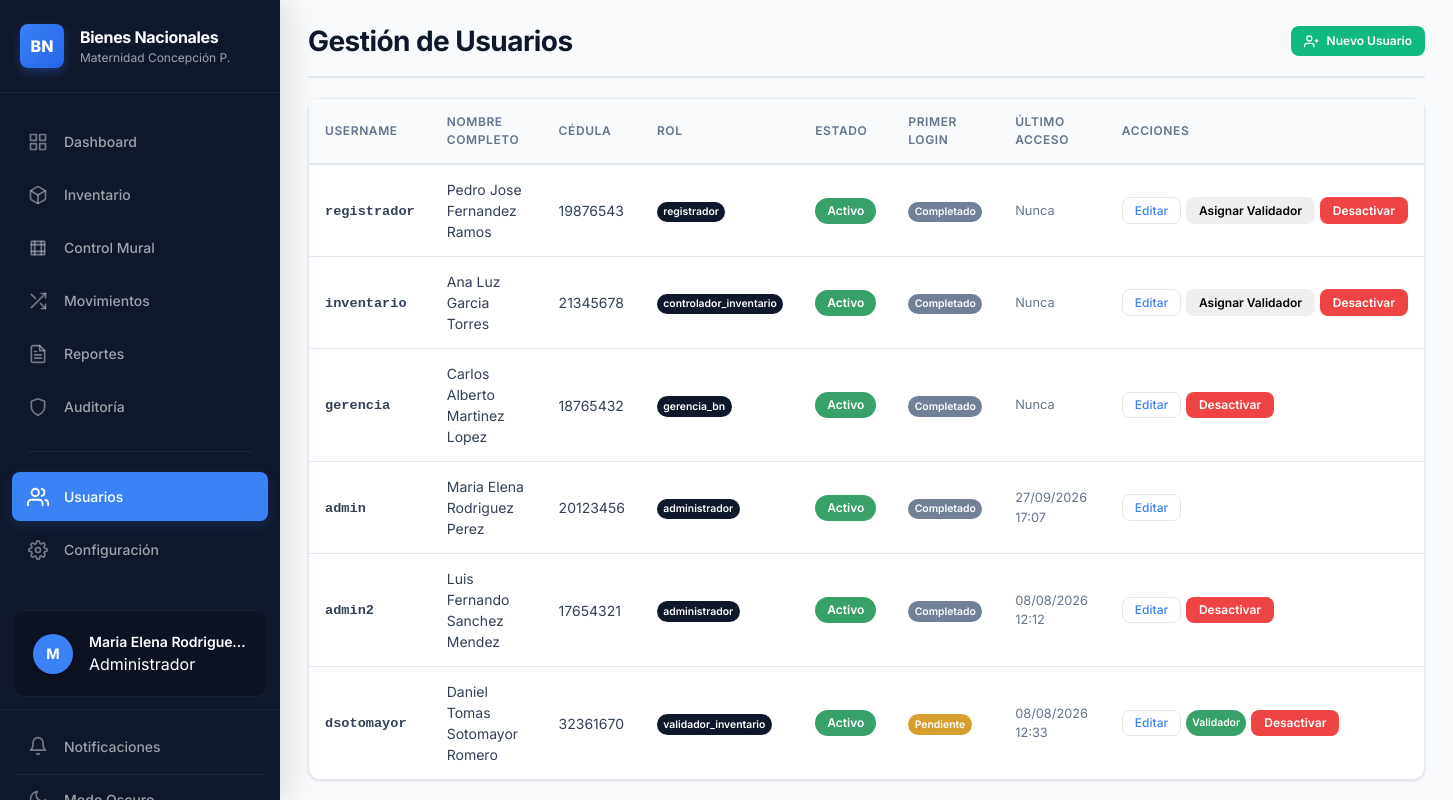
The page /public/usuarios (signed in) on the database its author committed.
### tables this page shows
CREATE TABLE `usuarios` (
  `id_usuario` int(11) NOT NULL,
  `id_rol` int(11) DEFAULT NULL,
  `cedula` varchar(20) NOT NULL,
  `username` varchar(50) NOT NULL,
  `primer_nombre` varchar(100) NOT NULL,
  `segundo_nombre` varchar(100) NOT NULL DEFAULT '',
  `primer_apellido` varchar(100) NOT NULL,
  `segundo_apellido` varchar(100) NOT NULL DEFAULT '',
  `nombre_completo` varchar(255) NOT NULL DEFAULT '',
  `email` varchar(255) NOT NULL,
  `password_hash` varchar(255) NOT NULL,
  `telefono` varchar(20) DEFAULT NULL,
  `cargo` varchar(100) DEFAULT NULL,
  `ultimo_acceso` timestamp NULL DEFAULT NULL,
  `intentos_fallidos` int(11) NOT NULL DEFAULT 0,
  `bloqueado_hasta` timestamp NULL DEFAULT NULL,
  `primer_login` tinyint(1) NOT NULL DEFAULT 1,
  `activo` tinyint(1) NOT NULL DEFAULT 1,
  `created_at` timestamp NOT NULL DEFAULT current_timestamp(),
  `updated_at` timestamp NOT NULL DEFAULT current_timestamp() ON UPDATE current_timestamp()
);

CREATE TABLE `roles` (
  `id_rol` int(11) NOT NULL,
  `nombre` varchar(50) NOT NULL,
  `descripcion` text DEFAULT NULL,
  `permisos` longtext NOT NULL CHECK (json_valid(`permisos`)),
  `activo` tinyint(1) NOT NULL DEFAULT 1,
  `created_at` timestamp NOT NULL DEFAULT current_timestamp(),
  `updated_at` timestamp NOT NULL DEFAULT current_timestamp() ON UPDATE current_timestamp()
);

### app/views/admin/usuarios.php (the view, shortened to what the rows shown need)
<main class="main-content" id="mainContent">
    <div class="page-header">
        <h1>Gestión de Usuarios</h1>
    </div>
    <div class="card">
        <div class="table-wrapper">
            <table class="data-table" aria-label="Lista de usuarios del sistema">
                <thead>
                    <tr>
                        <th scope="col">Username</th>
                        <th scope="col">Nombre Completo</th>
                        <th scope="col">Cédula</th>
                        <th scope="col">Rol</th>
                        <th scope="col">Estado</th>
                        <th scope="col">Primer Login</th>
                        <th scope="col">Último Acceso</th>
                        <th scope="col">Acciones</th>
                    </tr>
                </thead>
                <tbody>
                <?php if (empty($usuarios)): ?>
                    <tr class="empty-row">
                        <td colspan="8">No hay usuarios registrados</td>
                    </tr>
                <?php else: ?>
                    <?php foreach ($usuarios as $u):
                        $nombreCompleto = htmlspecialchars(trim(
                            ($u['primer_nombre']    ?? '') . ' ' .
                            ($u['segundo_nombre']   ?? '') . ' ' .
                            ($u['primer_apellido']  ?? '') . ' ' .
                            ($u['segundo_apellido'] ?? '')
                        ));
                    ?>
                    <tr>
                        <td>
                            <code style="font-weight:700;font-size:.85rem">
                                <?= htmlspecialchars($u['username'] ?? '') ?>
                            </code>
                        </td>
                        <td style="font-size:.875rem"><?= $nombreCompleto ?></td>
                        <td style="font-size:.875rem"><?= htmlspecialchars($u['cedula'] ?? '') ?></td>
                        <td>
                            <span class="badge badge-sm" style="background:var(--primary)">
                                <?= htmlspecialchars($u['rol'] ?? '') ?>
                            </span>
                        </td>
                        <td>
                            <span class="badge" style="background:<?= $u['activo'] ? '#38a169' : '#e53e3e' ?>">
                                <?= $u['activo'] ? 'Activo' : 'Inactivo' ?>
                            </span>
                        </td>
                        <td>
                            <?php if ($u['primer_login']): ?>
                                <span class="badge badge-sm" style="background:#d69e2e">Pendiente</span>
                            <?php else: ?>
                                <span class="badge badge-sm" style="background:#718096">Completado</span>
                            <?php endif; ?>
                        </td>
                        <td style="font-size:.8rem;color:var(--gray-500)">
                            <?= $u['ultimo_acceso']
                                ? date('d/m/Y H:i', strtotime($u['ultimo_acceso']))
                                : 'Nunca' ?>
                        </td>
                        <td>
                            <div style="display:flex;gap:.3rem">
                                <a href="<?= $base_url ?>/usuarios/<?= (int)$u['id_usuario'] ?>/editar"
                                   class="btn btn-sm btn-secondary"
                                   aria-label="Editar usuario <?= htmlspecialchars($u['username'] ?? '') ?>">
                                    Editar
                                </a>
                                <?php if (!in_array($u['rol'] ?? '', ['administrador','gerencia_bn','validador_inventario'])): ?>
                                <button class="btn btn-sm btn-info"
                                        onclick="asignarValidador(<?= (int)$u['id_usuario'] ?>, '<?= htmlspecialchars($u['username'] ?? '') ?>')"
                                        aria-label="Asignar validador a <?= htmlspecialchars($u['username'] ?? '') ?>">
                                    Asignar Validador
                                </button>
                                <?php elseif (($u['rol'] ?? '') === 'validador_inventario'): ?>
                                <span class="badge badge-sm" style="background:#38a169">Validador</span>
                                <?php endif; ?>
                                <?php if ((int)$u['id_usuario'] !== (int)($_SESSION['user_id'] ?? 0)): ?>
                                <button class="btn btn-sm btn-danger"
                                        onclick="desactivarUsuario(<?= (int)$u['id_usuario'] ?>, '<?= htmlspecialchars($u['username'] ?? '') ?>')"
                                        aria-label="Desactivar usuario <?= htmlspecialchars($u['username'] ?? '') ?>">
                                    Desactivar
                                </button>
                                <?php endif; ?>
                            </div>
                        </td>
                    </tr>
                    <?php endforeach; ?>
                <?php endif; ?>
                </tbody>
            </table>
        </div>
    </div>
</main>

### rows shown on the page
usuarios: username "registrador", nombreCompleto "Pedro Jose Fernandez Ramos", cedula "19876543", id_rol.nombre "registrador", activo "Activo", primer_login "Completado", shows "Nunca"
usuarios: username "inventario", nombreCompleto "Ana Luz Garcia Torres", cedula "21345678", id_rol.nombre "controlador_inventario", activo "Activo", primer_login "Completado", shows "Nunca"
usuarios: username "gerencia", nombreCompleto "Carlos Alberto Martinez Lopez", cedula "18765432", id_rol.nombre "gerencia_bn", activo "Activo", primer_login "Completado", shows "Nunca"
usuarios: username "admin", nombreCompleto "Maria Elena Rodriguez Perez", cedula "20123456", id_rol.nombre "administrador", activo "Activo", primer_login "Completado", ultimo_acceso "27/09/2026 17:07"
usuarios: username "admin2", nombreCompleto "Luis Fernando Sanchez Mendez", cedula "17654321", id_rol.nombre "administrador", activo "Activo", primer_login "Completado", ultimo_acceso "08/08/2026 12:12"
usuarios: username "dsotomayor", nombreCompleto "Daniel Tomas Sotomayor Romero", cedula "32361670", id_rol.nombre "validador_inventario", activo "Activo", primer_login "Pendiente", ultimo_acceso "08/08/2026 12:33", shows "Validador"

### other values the page prints
$inicial "M"
$_SESSION['nombre'] "Maria Elena Rodrigue…"
$rolLabel "Administrador"
